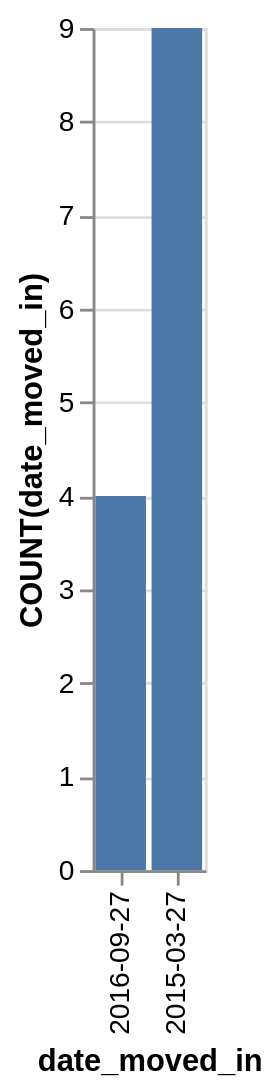

Specify this chart in Vega-Lite:
### Vega-Lite specification from a JSON file in a GitHub repository (floating-point values rounded to 4 significant figures)
{"data": {"values": [{"x_data": "2015-03-27", "y_data": 9}, {"x_data": "2016-09-27", "y_data": 4}]}, "mark": "bar", "encoding": {"x": {"field": "x_data", "type": "nominal", "title": "date_moved_in", "sort": {"op": "sum", "field": "y_data", "order": "ascending"}}, "y": {"field": "y_data", "type": "quantitative", "title": "COUNT(date_moved_in)"}}}
